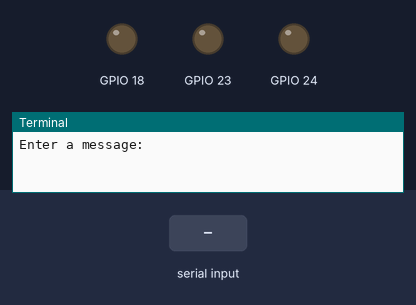
Simulated run of this program. Board: Raspberry Pi (BCM pin numbers). Parts: output pins drawn as LEDs (lit = HIGH), the last lines printed to the terminal. Inputs (shaded band) come from the test bench.

Above: at 1.2 s.
1.3 s: "A" typed at the terminal, then Enter
At 3.2 s:
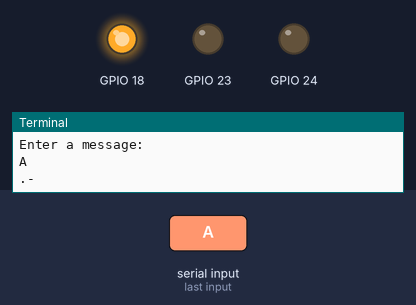
7.3 s: "B" typed at the terminal, then Enter
At 12.9 s:
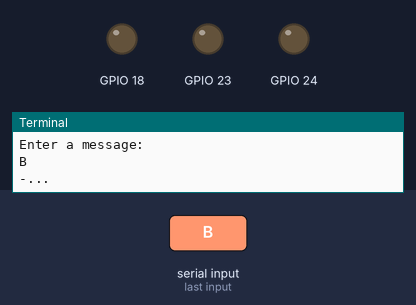
Timing chart, 0 to 14.4 s (numbered marks = the images above; inputs shaded):
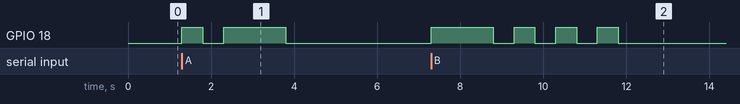

Measured:
- after the input at 1.3 s, GPIO 18: LOW → HIGH at once, → LOW 0.50 s later, → HIGH 0.50 s later, → LOW 1.5 s later
- after the input at 7.3 s, GPIO 18: LOW → HIGH at once, then repeats every 1.0 s: LOW 0.50 s, HIGH 0.50 s, until it stays LOW from 11.8 s

The program:

raspberry.py
```python
# Import the required libraries
import RPi.GPIO as GPIO
import time

# Set the GPIO mode
GPIO.setmode(GPIO.BCM)
GPIO.setwarnings(False)
GPIO.setup(18, GPIO.OUT)
GPIO.setup(23, GPIO.OUT)
GPIO.setup(24, GPIO.OUT)

# Define the Morse code dictionary
morse_code = {
    'A': '.-', 'B': '-...', 'C': '-.-.', 'D': '-..', 'E': '.', 'F': '..-.', 'G': '--.', 'H': '....',
    'I': '..', 'J': '.---', 'K': '-.-', 'L': '.-..', 'M': '--', 'N': '-.', 'O': '---', 'P': '.--.',
    'Q': '--.-', 'R': '.-.', 'S': '...', 'T': '-', 'U': '..-', 'V': '...-', 'W': '.--', 'X': '-..-',
    'Y': '-.--', 'Z': '--..', '1': '.----', '2': '..---', '3': '...--', '4': '....-', '5': '.....',
    '6': '-....', '7': '--...', '8': '---..', '9': '----.', '0': '-----', ' ': '/'
}

# Define a function to convert text to Morse code
def text_to_morse(text):
    morse = ''
    for char in text.upper():
        if char in morse_code:
            morse += morse_code[char] + ' '
    return morse

# Define the function to blink the LED
def blink_led(morse):
    for char in morse:
        if char == '.':
            GPIO.output(18, GPIO.HIGH)
            time.sleep(0.5)
            GPIO.output(18, GPIO.LOW)
            time.sleep(0.5)
        elif char == '-':
            GPIO.output(18, GPIO.HIGH)
            time.sleep(1.5)
            GPIO.output(18, GPIO.LOW)
            time.sleep(0.5)
        elif char == ' ':
            time.sleep(1.5)
        elif char == '/':
            time.sleep(3.0)

# Define the main function
def main():
    try:
        while True:
            text = input("Enter a message: ")
            morse = text_to_morse(text)
            print(morse)
            blink_led(morse)
    except KeyboardInterrupt:
        print("Program interrupted")
    finally:
        GPIO.cleanup()

# Run the main function
if __name__ == '__main__':
    main()
```
